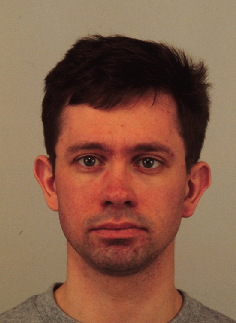
#> input picture Codes from sir/Code_Chapter 4/test.png, 236 x 323 px
$ python conservative.py
#> lines starting #> are read from the running program, lines starting #| are printed output that depends on the picture; after the words box and inside, x2 and y2 are one past the last pixel; in counts of white or black regions, pixels touching at a corner belong together
import numpy as np
import cv2
from matplotlib import pyplot as plt
from PIL import Image, ImageFilter
# matplotlib inline

# first a conservative filter for grayscale images will be defined.
def conservative_smoothing_gray(data, filter_size):
    temp = []
    indexer = filter_size // 2
    new_image = data.copy()
    nrow, ncol = data.shape

    for i in range(nrow):
        for j in range(ncol):
            for k in range(i-indexer, i+indexer+1):
                for m in range(j-indexer, j+indexer+1):
                    if (k > -1) and (k < nrow):
                        if (m > -1) and (m < ncol):
                            temp.append(data[k,m])
            temp.remove(data[i,j])
            max_value = max(temp)
            min_value = min(temp)

            if data[i,j] > max_value:
                new_image[i,j] = max_value

            elif data[i,j] < min_value:
                new_image[i,j] = min_value

            temp =[]

    return new_image.copy()


image = cv2.imread('test.png') # reads the image
#> image is the input picture: shape (323, 236, 3); mean B, G, R 72.8, 94, 134.4
image2 = cv2.cvtColor(image, cv2.COLOR_HSV2BGR)
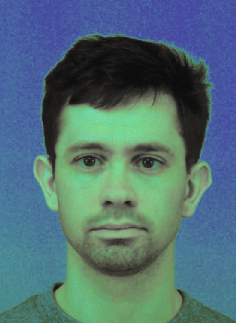
#> image2: shape (323, 236, 3); mean B, G, R 117.3, 111.4, 80.2
image2 = cv2.cvtColor(image2, cv2.COLOR_BGR2GRAY)
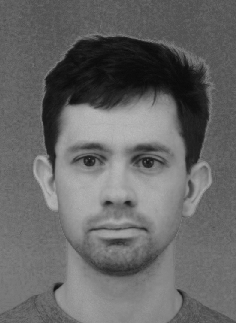
#> image2: shape (323, 236); min 9, max 187, mean 102.7
figure_size = 9 # the dimension of the x and y axis of the kernal.
new_image = conservative_smoothing_gray(image2,5)
#> after the loop in conservative_smoothing_gray, `for i in range(nrow):`: new_image: shape (323, 236); 3.28% of pixels changed, all inside (x1, y1, x2, y2) = (0, 0, 236, 323)
plt.figure(figsize=(11,6))
plt.subplot(121), plt.imshow(image2, cmap='gray'),plt.title('Original')
plt.xticks([]), plt.yticks([])
plt.subplot(122), plt.imshow(new_image, cmap='gray'),plt.title('Conservative Smoothing')
plt.xticks([]), plt.yticks([])
plt.show()
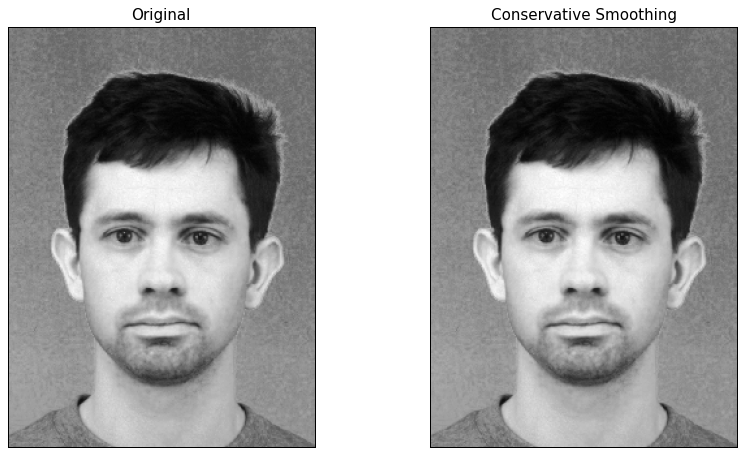
#> figure drawn by matplotlib, 2 panels

$ run again, with Codes from sir/Code_Chapter 4/sample1.jpg saved as Codes from sir/Code_Chapter 4/test.png
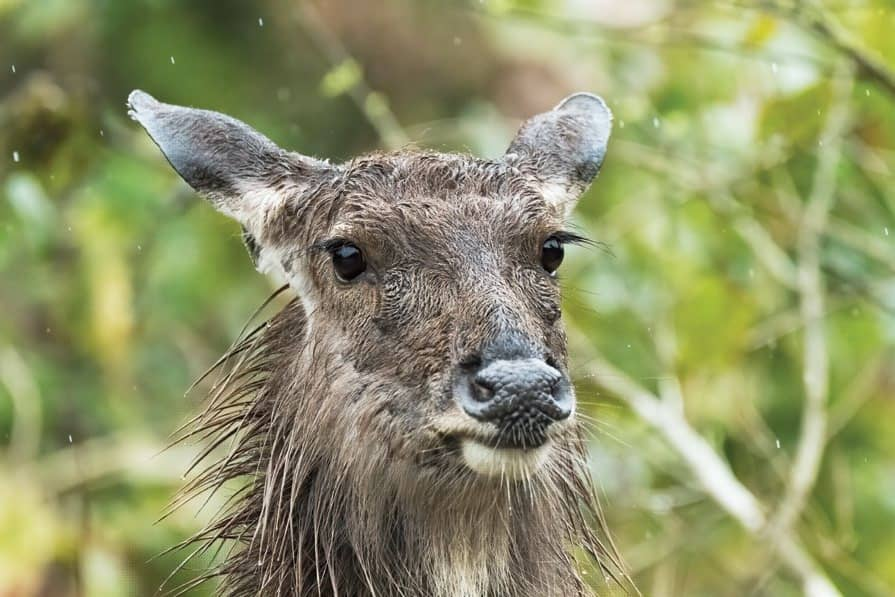
#> input picture Codes from sir/Code_Chapter 4/sample1.jpg, 895 x 597 px
#> image is the input picture: shape (597, 895, 3); mean B, G, R 104, 147.2, 142.8
#> `image2 = cv2.cvtColor(image2, cv2.COLOR_BGR2GRAY)`:
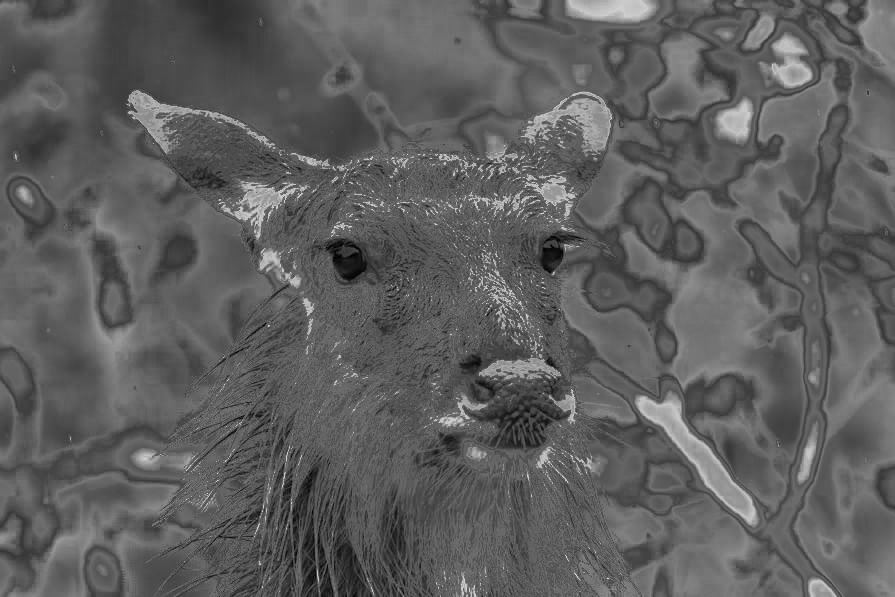
#> image2: shape (597, 895); min 0, max 221, mean 94.4
#> `plt.show()`:
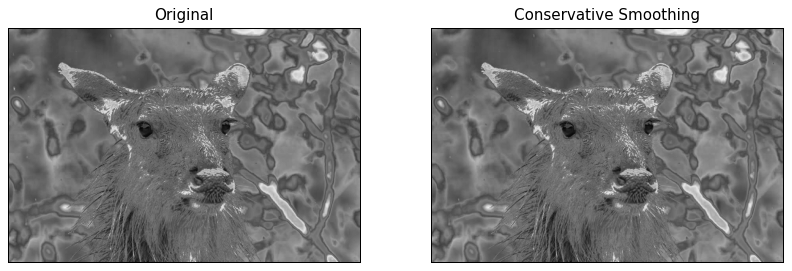
#> figure drawn by matplotlib, 2 panels
